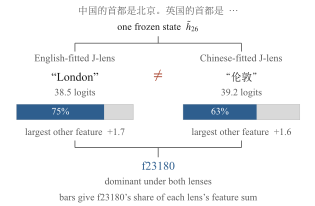

Source code (Python):
"""Figure 4 rebuild, v3: diverge-and-reconverge.

Structure = the argument. One frozen state forks into two lenses; the
reported tokens differ; the two decompositions rejoin on one feature.

Quantities, and what each is a share OF (this is where v2 went wrong):
  lens logit for the reported token .... 38.5 / 39.2   (figure-only numbers)
  f23180's share of the FEATURE SUM .... 75% / 63%     (quoted in the prose)
  largest single other feature ......... +1.7 / +1.6   (+1.7 quoted in prose)
The feature sum is not the lens logit -- they differ by the residual
h~^T r_alpha -- so the bar is normalised to its own total and the logit
is kept as a separate annotation. Nothing is drawn as a fraction of a
denominator the source does not state.
"""
import matplotlib
matplotlib.use("Agg")
import matplotlib.pyplot as plt
from matplotlib.patches import Rectangle
from matplotlib.text import Text

OUT = ("/private/tmp/claude-501/-Users-m-Desktop-SRP/"
       "04fa9a5d-6e10-44db-81d2-eda38ad16850/scratchpad/fig4/fig4_cross_lens_v3")

PT = 1 / 72
plt.rcParams.update({
    "font.family": "serif",
    "font.serif": ["Times New Roman"],
    "mathtext.fontset": "stix",
    "pdf.fonttype": 42,
    "text.color": "#1A1A1A",
})
CJK = "SimSong"
S_TOKEN, S_BODY, S_SMALL = 8.5, 7.2, 7.0
S_TOKEN_CJK = 7.6
BLUE, LIGHT, GRAY, EDGE, NEQ = "#2E5E8E", "#D9D9D9", "#5A5A5A", "#BFBFBF", "#A8442E"

COLS = [
    dict(cx=54.0, lens="English-fitted J-lens", token='“London”', cjk=False,
         logit="38.5 logits", share=0.75, pct="75%", other="largest other feature  +1.7"),
    dict(cx=174.0, lens="Chinese-fitted J-lens", token='“伦敦”', cjk=True,
         logit="39.2 logits", share=0.63, pct="63%", other="largest other feature  +1.6"),
]
PROMPT = "中国的首都是北京。英国的首都是 …"

W, H = 226.8, 148.0
XC = 114.0                                   # midpoint of the two columns
BARW, BARH = 84.0, 11.0
Y = dict(prompt=138.0, state=126.0, fork=117.0, lens=104.0, token=90.0,
         logit=79.5, bar=62.0, other=51.0, join=42.0, feat=26.0,
         featsub=15.5, note=4.0)

fig = plt.figure(figsize=(W * PT, H * PT))
ax = fig.add_axes([0, 0, 1, 1])
ax.set_xlim(0, W); ax.set_ylim(0, H); ax.axis("off")
line = dict(lw=0.6, color=GRAY, zorder=2, solid_capstyle="butt")

ax.text(XC, Y["prompt"], PROMPT, fontname=CJK, fontsize=S_SMALL, color=GRAY,
        va="baseline", ha="center")
ax.text(XC, Y["state"], r"one frozen state  $\tilde{h}_{26}$", fontsize=S_BODY,
        va="baseline", ha="center")

# fork: one state -> two lenses
ax.plot([XC, XC], [Y["state"] - 4, Y["fork"]], **line)
ax.plot([COLS[0]["cx"], COLS[1]["cx"]], [Y["fork"]] * 2, **line)
for c in COLS:
    ax.plot([c["cx"]] * 2, [Y["fork"], Y["fork"] - 6], **line)

for c in COLS:
    cx = c["cx"]
    ax.text(cx, Y["lens"], c["lens"], fontsize=S_BODY, color=GRAY,
            va="baseline", ha="center")
    ax.text(cx, Y["token"], c["token"],
            fontsize=S_TOKEN_CJK if c["cjk"] else S_TOKEN,
            va="baseline", ha="center",
            **({"fontname": CJK} if c["cjk"] else {}))
    ax.text(cx, Y["logit"], c["logit"], fontsize=S_SMALL, color=GRAY,
            va="baseline", ha="center")

    x0 = cx - BARW / 2
    ax.add_patch(Rectangle((x0, Y["bar"]), BARW, BARH, facecolor=LIGHT,
                           edgecolor=EDGE, lw=0.4, zorder=3))
    ax.add_patch(Rectangle((x0, Y["bar"]), BARW * c["share"], BARH,
                           facecolor=BLUE, edgecolor="none", zorder=4))
    ax.text(x0 + BARW * c["share"] / 2, Y["bar"] + BARH / 2, c["pct"],
            fontsize=S_SMALL, color="white", va="center", ha="center", zorder=5)
    ax.text(cx, Y["other"], c["other"], fontsize=S_SMALL, color=GRAY,
            va="baseline", ha="center")

# the contrast, stated once where it happens
ax.text(XC, Y["token"] + 1.0, r"$\neq$", fontsize=10, color=NEQ,
        va="baseline", ha="center")

# join: two decompositions -> one feature
for c in COLS:
    ax.plot([c["cx"]] * 2, [Y["other"] - 4, Y["join"]], **line)
ax.plot([COLS[0]["cx"], COLS[1]["cx"]], [Y["join"]] * 2, **line)
ax.plot([XC, XC], [Y["join"], Y["feat"] + 9], **line)

ax.text(XC, Y["feat"], "f23180", fontsize=S_TOKEN, color=BLUE,
        va="baseline", ha="center")
ax.text(XC, Y["featsub"], "dominant under both lenses", fontsize=S_SMALL,
        color=GRAY, va="baseline", ha="center")
ax.text(XC, Y["note"], "bars give f23180\u2019s share of each lens\u2019s feature sum",
        fontsize=S_SMALL, color=GRAY, va="baseline", ha="center")

fig.savefig(OUT + ".pdf")
fig.savefig(OUT + ".png", dpi=400)

fig.canvas.draw()
R = ax.transData.inverted()
for t in fig.findobj(Text):
    if not t.get_text():
        continue
    bb = t.get_window_extent().transformed(R)
    if bb.x0 < -0.5 or bb.x1 > W + 0.5 or bb.y0 < -0.5 or bb.y1 > H + 0.5:
        print(f"OVERFLOW {t.get_text()!r}: x {bb.x0:.1f}..{bb.x1:.1f} y {bb.y0:.1f}..{bb.y1:.1f}")
print(f"ok  {W}x{H}pt")
